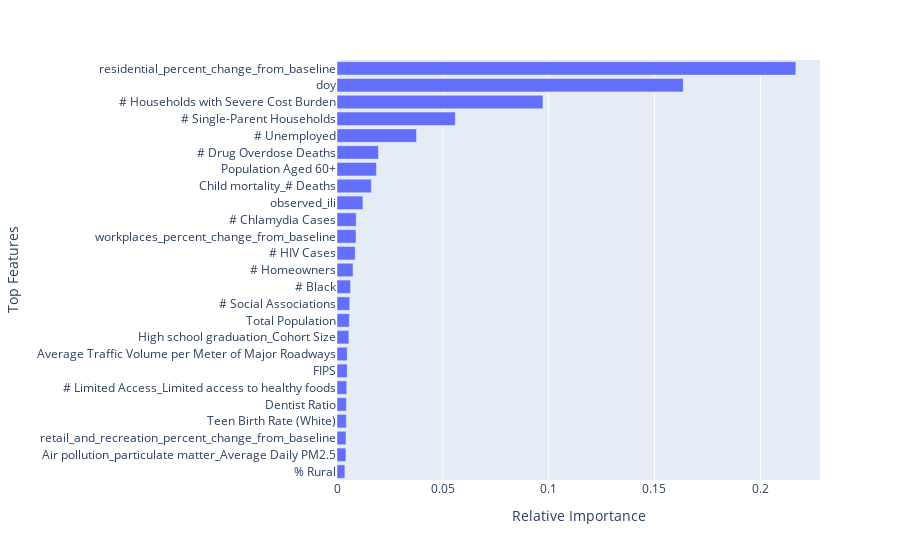

Source (notebook cell):
### Code cell
sk_fig=px.bar(sk_df, y='Top Features', x='Relative Importance', orientation='h')
sk_fig.show()

### Figure 1 — Plotly figure (JSON) as saved in the notebook; plotly's stock layout.template omitted (floating-point values rounded to 4 significant figures)
{"data": [{"alignmentgroup": "True", "hovertemplate": "Relative Importance=%{x}<br>Top Features=%{y}<extra></extra>", "legendgroup": "", "marker": {"color": "#636efa"}, "name": "", "offsetgroup": "", "orientation": "h", "showlegend": false, "textposition": "auto", "type": "bar", "x": [0.003711, 0.004218, 0.004251, 0.004381, 0.004436, 0.004577, 0.004816, 0.004829, 0.005609, 0.005817, 0.005998, 0.006395, 0.00756, 0.008603, 0.008981, 0.009068, 0.01226, 0.01622, 0.01861, 0.01958, 0.03758, 0.0559, 0.0973, 0.1636, 0.2168], "xaxis": "x", "y": ["% Rural", "Air pollution_particulate matter_Average Daily PM2.5", "retail_and_recreation_percent_change_from_baseline", "Teen Birth Rate (White)", "Dentist Ratio", "# Limited Access_Limited access to healthy foods", "FIPS", "Average Traffic Volume per Meter of Major Roadways", "High school graduation_Cohort Size", "Total Population", "# Social Associations", "# Black", "# Homeowners", "# HIV Cases", "workplaces_percent_change_from_baseline", "# Chlamydia Cases", "observed_ili", "Child mortality_# Deaths", "Population Aged 60+", "# Drug Overdose Deaths", "# Unemployed", "# Single-Parent Households", "# Households with Severe Cost Burden", "doy", "residential_percent_change_from_baseline"], "yaxis": "y"}], "layout": {"barmode": "relative", "legend": {"tracegroupgap": 0}, "margin": {"t": 60}, "xaxis": {"anchor": "y", "domain": [0, 1], "title": {"text": "Relative Importance"}}, "yaxis": {"anchor": "x", "domain": [0, 1], "title": {"text": "Top Features"}}}}
